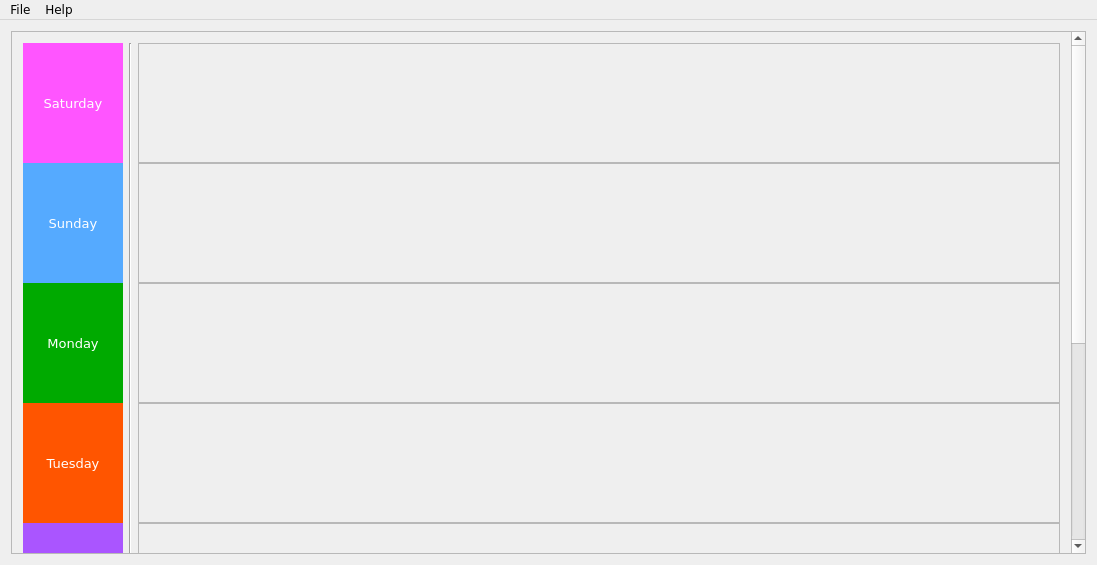
<?xml version="1.0" encoding="UTF-8"?>
<ui version="4.0">
 <class>MainPage</class>
 <widget class="QMainWindow" name="MainPage">
  <property name="geometry">
   <rect>
    <x>0</x>
    <y>0</y>
    <width>1097</width>
    <height>565</height>
   </rect>
  </property>
  <property name="font">
   <font>
    <family>DejaVu Sans</family>
    <pointsize>9</pointsize>
   </font>
  </property>
  <property name="windowTitle">
   <string>ScheMaker by Mohamad Ravaei</string>
  </property>
  <property name="windowOpacity">
   <double>0.900000000000000</double>
  </property>
  <widget class="QWidget" name="centralWidget">
   <layout class="QHBoxLayout" name="horizontalLayout">
    <item>
     <widget class="QScrollArea" name="scrollArea_2">
      <property name="widgetResizable">
       <bool>true</bool>
      </property>
      <widget class="QWidget" name="scrollAreaWidgetContents_5">
       <property name="geometry">
        <rect>
         <x>0</x>
         <y>0</y>
         <width>1060</width>
         <height>860</height>
        </rect>
       </property>
       <layout class="QHBoxLayout" name="horizontalLayout_9">
        <item>
         <layout class="QVBoxLayout" name="verticalLayout">
          <property name="spacing">
           <number>0</number>
          </property>
          <property name="sizeConstraint">
           <enum>QLayout::SetFixedSize</enum>
          </property>
          <item>
           <widget class="QLabel" name="lbl_saturday">
            <property name="sizePolicy">
             <sizepolicy hsizetype="Preferred" vsizetype="Ignored">
              <horstretch>0</horstretch>
              <verstretch>0</verstretch>
             </sizepolicy>
            </property>
            <property name="minimumSize">
             <size>
              <width>100</width>
              <height>120</height>
             </size>
            </property>
            <property name="maximumSize">
             <size>
              <width>100</width>
              <height>16777215</height>
             </size>
            </property>
            <property name="font">
             <font>
              <family>DejaVu Sans</family>
              <pointsize>10</pointsize>
              <weight>50</weight>
              <italic>false</italic>
              <bold>false</bold>
             </font>
            </property>
            <property name="styleSheet">
             <string notr="true">background-color: rgb(255, 85, 255);
font: 10pt &quot;DejaVu Sans&quot;;
color: rgb(255, 255, 255);</string>
            </property>
            <property name="text">
             <string>Saturday</string>
            </property>
            <property name="alignment">
             <set>Qt::AlignCenter</set>
            </property>
           </widget>
          </item>
          <item>
           <widget class="QLabel" name="label_3">
            <property name="sizePolicy">
             <sizepolicy hsizetype="Preferred" vsizetype="Ignored">
              <horstretch>0</horstretch>
              <verstretch>0</verstretch>
             </sizepolicy>
            </property>
            <property name="minimumSize">
             <size>
              <width>100</width>
              <height>120</height>
             </size>
            </property>
            <property name="maximumSize">
             <size>
              <width>100</width>
              <height>16777215</height>
             </size>
            </property>
            <property name="font">
             <font>
              <family>DejaVu Sans</family>
              <pointsize>10</pointsize>
              <weight>50</weight>
              <italic>false</italic>
              <bold>false</bold>
             </font>
            </property>
            <property name="styleSheet">
             <string notr="true">background-color: rgb(85, 170, 255);
color: rgb(255, 255, 255);
</string>
            </property>
            <property name="text">
             <string>Sunday</string>
            </property>
            <property name="alignment">
             <set>Qt::AlignCenter</set>
            </property>
           </widget>
          </item>
          <item>
           <widget class="QLabel" name="label_4">
            <property name="sizePolicy">
             <sizepolicy hsizetype="Preferred" vsizetype="Ignored">
              <horstretch>0</horstretch>
              <verstretch>0</verstretch>
             </sizepolicy>
            </property>
            <property name="minimumSize">
             <size>
              <width>100</width>
              <height>120</height>
             </size>
            </property>
            <property name="maximumSize">
             <size>
              <width>100</width>
              <height>16777215</height>
             </size>
            </property>
            <property name="font">
             <font>
              <family>DejaVu Sans</family>
              <pointsize>10</pointsize>
             </font>
            </property>
            <property name="styleSheet">
             <string notr="true">background-color: rgb(0, 170, 0);
color: rgb(255, 255, 255);</string>
            </property>
            <property name="text">
             <string>Monday</string>
            </property>
            <property name="alignment">
             <set>Qt::AlignCenter</set>
            </property>
           </widget>
          </item>
          <item>
           <widget class="QLabel" name="label_5">
            <property name="sizePolicy">
             <sizepolicy hsizetype="Preferred" vsizetype="Ignored">
              <horstretch>0</horstretch>
              <verstretch>0</verstretch>
             </sizepolicy>
            </property>
            <property name="minimumSize">
             <size>
              <width>100</width>
              <height>120</height>
             </size>
            </property>
            <property name="maximumSize">
             <size>
              <width>100</width>
              <height>16777215</height>
             </size>
            </property>
            <property name="font">
             <font>
              <family>DejaVu Sans</family>
              <pointsize>10</pointsize>
             </font>
            </property>
            <property name="styleSheet">
             <string notr="true">background-color: rgb(255, 85, 0);
color: rgb(255, 255, 255);</string>
            </property>
            <property name="text">
             <string>Tuesday</string>
            </property>
            <property name="alignment">
             <set>Qt::AlignCenter</set>
            </property>
           </widget>
          </item>
          <item>
           <widget class="QLabel" name="label_6">
            <property name="sizePolicy">
             <sizepolicy hsizetype="Preferred" vsizetype="Ignored">
              <horstretch>0</horstretch>
              <verstretch>0</verstretch>
             </sizepolicy>
            </property>
            <property name="minimumSize">
             <size>
              <width>100</width>
              <height>120</height>
             </size>
            </property>
            <property name="maximumSize">
             <size>
              <width>100</width>
              <height>16777215</height>
             </size>
            </property>
            <property name="font">
             <font>
              <family>DejaVu Sans</family>
              <pointsize>10</pointsize>
             </font>
            </property>
            <property name="styleSheet">
             <string notr="true">background-color: rgb(170, 85, 255);
color: rgb(255, 255, 255);</string>
            </property>
            <property name="text">
             <string>Wednesday</string>
            </property>
            <property name="alignment">
             <set>Qt::AlignCenter</set>
            </property>
           </widget>
          </item>
          <item>
           <widget class="QLabel" name="label_7">
            <property name="sizePolicy">
             <sizepolicy hsizetype="Preferred" vsizetype="Ignored">
              <horstretch>0</horstretch>
              <verstretch>0</verstretch>
             </sizepolicy>
            </property>
            <property name="minimumSize">
             <size>
              <width>100</width>
              <height>120</height>
             </size>
            </property>
            <property name="maximumSize">
             <size>
              <width>100</width>
              <height>16777215</height>
             </size>
            </property>
            <property name="font">
             <font>
              <family>DejaVu Sans</family>
              <pointsize>10</pointsize>
             </font>
            </property>
            <property name="styleSheet">
             <string notr="true">background-color: rgb(255, 170, 0);
color: rgb(255, 255, 255);</string>
            </property>
            <property name="text">
             <string>Thursday</string>
            </property>
            <property name="alignment">
             <set>Qt::AlignCenter</set>
            </property>
           </widget>
          </item>
          <item>
           <widget class="QLabel" name="label">
            <property name="sizePolicy">
             <sizepolicy hsizetype="Preferred" vsizetype="Ignored">
              <horstretch>0</horstretch>
              <verstretch>0</verstretch>
             </sizepolicy>
            </property>
            <property name="minimumSize">
             <size>
              <width>100</width>
              <height>120</height>
             </size>
            </property>
            <property name="maximumSize">
             <size>
              <width>100</width>
              <height>16777215</height>
             </size>
            </property>
            <property name="font">
             <font>
              <family>DejaVu Sans</family>
              <pointsize>10</pointsize>
              <weight>50</weight>
              <italic>false</italic>
              <bold>false</bold>
             </font>
            </property>
            <property name="styleSheet">
             <string notr="true">color: rgb(255, 255, 255);
background-color: rgb(85, 170, 127);</string>
            </property>
            <property name="text">
             <string>Friday</string>
            </property>
            <property name="alignment">
             <set>Qt::AlignCenter</set>
            </property>
           </widget>
          </item>
         </layout>
        </item>
        <item>
         <widget class="Line" name="line">
          <property name="orientation">
           <enum>Qt::Vertical</enum>
          </property>
         </widget>
        </item>
        <item>
         <layout class="QVBoxLayout" name="verticalLayout_2" stretch="0,0,0,0,0,0,0">
          <property name="spacing">
           <number>0</number>
          </property>
          <property name="topMargin">
           <number>0</number>
          </property>
          <item>
           <widget class="QScrollArea" name="scrollArea0">
            <property name="widgetResizable">
             <bool>true</bool>
            </property>
            <widget class="QWidget" name="scrollAreaWidgetContents_2">
             <property name="geometry">
              <rect>
               <x>0</x>
               <y>0</y>
               <width>921</width>
               <height>118</height>
              </rect>
             </property>
             <layout class="QHBoxLayout" name="horizontalLayout_2">
              <property name="spacing">
               <number>0</number>
              </property>
              <property name="leftMargin">
               <number>0</number>
              </property>
              <property name="topMargin">
               <number>0</number>
              </property>
              <property name="rightMargin">
               <number>0</number>
              </property>
              <property name="bottomMargin">
               <number>0</number>
              </property>
              <item>
               <widget class="QWidget" name="widget0" native="true">
                <layout class="QHBoxLayout" name="horizontalLayout_10">
                 <property name="spacing">
                  <number>0</number>
                 </property>
                 <property name="leftMargin">
                  <number>0</number>
                 </property>
                 <property name="topMargin">
                  <number>0</number>
                 </property>
                 <property name="rightMargin">
                  <number>0</number>
                 </property>
                 <property name="bottomMargin">
                  <number>0</number>
                 </property>
                 <item>
                  <layout class="QHBoxLayout" name="horizontalLayout0">
                   <property name="spacing">
                    <number>0</number>
                   </property>
                  </layout>
                 </item>
                </layout>
               </widget>
              </item>
             </layout>
            </widget>
           </widget>
          </item>
          <item>
           <widget class="QScrollArea" name="scrollArea1_2">
            <property name="widgetResizable">
             <bool>true</bool>
            </property>
            <widget class="QWidget" name="scrollAreaWidgetContents_3">
             <property name="geometry">
              <rect>
               <x>0</x>
               <y>0</y>
               <width>921</width>
               <height>118</height>
              </rect>
             </property>
             <layout class="QHBoxLayout" name="horizontalLayout_3">
              <property name="spacing">
               <number>0</number>
              </property>
              <property name="leftMargin">
               <number>0</number>
              </property>
              <property name="topMargin">
               <number>0</number>
              </property>
              <property name="rightMargin">
               <number>0</number>
              </property>
              <property name="bottomMargin">
               <number>0</number>
              </property>
              <item>
               <widget class="QWidget" name="widget1" native="true">
                <layout class="QHBoxLayout" name="horizontalLayout_12">
                 <property name="spacing">
                  <number>0</number>
                 </property>
                 <property name="leftMargin">
                  <number>0</number>
                 </property>
                 <property name="topMargin">
                  <number>0</number>
                 </property>
                 <property name="rightMargin">
                  <number>0</number>
                 </property>
                 <property name="bottomMargin">
                  <number>0</number>
                 </property>
                 <item>
                  <layout class="QHBoxLayout" name="horizontalLayout1">
                   <property name="spacing">
                    <number>0</number>
                   </property>
                  </layout>
                 </item>
                </layout>
               </widget>
              </item>
             </layout>
            </widget>
           </widget>
          </item>
          <item>
           <widget class="QScrollArea" name="scrollArea3">
            <property name="widgetResizable">
             <bool>true</bool>
            </property>
            <widget class="QWidget" name="scrollAreaWidgetContents_4">
             <property name="geometry">
              <rect>
               <x>0</x>
               <y>0</y>
               <width>921</width>
               <height>118</height>
              </rect>
             </property>
             <layout class="QHBoxLayout" name="horizontalLayout_4">
              <property name="spacing">
               <number>0</number>
              </property>
              <property name="leftMargin">
               <number>0</number>
              </property>
              <property name="topMargin">
               <number>0</number>
              </property>
              <property name="rightMargin">
               <number>0</number>
              </property>
              <property name="bottomMargin">
               <number>0</number>
              </property>
              <item>
               <widget class="QWidget" name="widget2" native="true">
                <layout class="QHBoxLayout" name="horizontalLayout_14">
                 <property name="spacing">
                  <number>0</number>
                 </property>
                 <property name="leftMargin">
                  <number>0</number>
                 </property>
                 <property name="topMargin">
                  <number>0</number>
                 </property>
                 <property name="rightMargin">
                  <number>0</number>
                 </property>
                 <property name="bottomMargin">
                  <number>0</number>
                 </property>
                 <item>
                  <layout class="QHBoxLayout" name="horizontalLayout2">
                   <property name="spacing">
                    <number>0</number>
                   </property>
                  </layout>
                 </item>
                </layout>
               </widget>
              </item>
             </layout>
            </widget>
           </widget>
          </item>
          <item>
           <widget class="QScrollArea" name="scrollArea4">
            <property name="widgetResizable">
             <bool>true</bool>
            </property>
            <widget class="QWidget" name="scrollAreaWidgetContents_7">
             <property name="geometry">
              <rect>
               <x>0</x>
               <y>0</y>
               <width>921</width>
               <height>118</height>
              </rect>
             </property>
             <layout class="QHBoxLayout" name="horizontalLayout_5">
              <property name="spacing">
               <number>0</number>
              </property>
              <property name="leftMargin">
               <number>0</number>
              </property>
              <property name="topMargin">
               <number>0</number>
              </property>
              <property name="rightMargin">
               <number>0</number>
              </property>
              <property name="bottomMargin">
               <number>0</number>
              </property>
              <item>
               <widget class="QWidget" name="widget3" native="true">
                <layout class="QHBoxLayout" name="horizontalLayout_16">
                 <property name="spacing">
                  <number>0</number>
                 </property>
                 <property name="leftMargin">
                  <number>0</number>
                 </property>
                 <property name="topMargin">
                  <number>0</number>
                 </property>
                 <property name="rightMargin">
                  <number>0</number>
                 </property>
                 <property name="bottomMargin">
                  <number>0</number>
                 </property>
                 <item>
                  <layout class="QHBoxLayout" name="horizontalLayout3">
                   <property name="spacing">
                    <number>0</number>
                   </property>
                   <property name="sizeConstraint">
                    <enum>QLayout::SetMinimumSize</enum>
                   </property>
                  </layout>
                 </item>
                </layout>
               </widget>
              </item>
             </layout>
            </widget>
           </widget>
          </item>
          <item>
           <widget class="QScrollArea" name="scrollArea5">
            <property name="widgetResizable">
             <bool>true</bool>
            </property>
            <widget class="QWidget" name="scrollAreaWidgetContents_8">
             <property name="geometry">
              <rect>
               <x>0</x>
               <y>0</y>
               <width>921</width>
               <height>118</height>
              </rect>
             </property>
             <layout class="QHBoxLayout" name="horizontalLayout_6">
              <property name="spacing">
               <number>0</number>
              </property>
              <property name="leftMargin">
               <number>0</number>
              </property>
              <property name="topMargin">
               <number>0</number>
              </property>
              <property name="rightMargin">
               <number>0</number>
              </property>
              <property name="bottomMargin">
               <number>0</number>
              </property>
              <item>
               <widget class="QWidget" name="widget4" native="true">
                <layout class="QHBoxLayout" name="horizontalLayout4_2">
                 <property name="spacing">
                  <number>0</number>
                 </property>
                 <property name="leftMargin">
                  <number>0</number>
                 </property>
                 <property name="topMargin">
                  <number>0</number>
                 </property>
                 <property name="rightMargin">
                  <number>0</number>
                 </property>
                 <property name="bottomMargin">
                  <number>0</number>
                 </property>
                 <item>
                  <layout class="QHBoxLayout" name="horizontalLayout4"/>
                 </item>
                </layout>
               </widget>
              </item>
             </layout>
            </widget>
           </widget>
          </item>
          <item>
           <widget class="QScrollArea" name="scrollArea6">
            <property name="widgetResizable">
             <bool>true</bool>
            </property>
            <widget class="QWidget" name="scrollAreaWidgetContents_9">
             <property name="geometry">
              <rect>
               <x>0</x>
               <y>0</y>
               <width>921</width>
               <height>118</height>
              </rect>
             </property>
             <layout class="QHBoxLayout" name="horizontalLayout_7">
              <property name="spacing">
               <number>0</number>
              </property>
              <property name="leftMargin">
               <number>0</number>
              </property>
              <property name="topMargin">
               <number>0</number>
              </property>
              <property name="rightMargin">
               <number>0</number>
              </property>
              <property name="bottomMargin">
               <number>0</number>
              </property>
              <item>
               <widget class="QWidget" name="widget5" native="true">
                <layout class="QHBoxLayout" name="horizontalLayout_20">
                 <property name="spacing">
                  <number>0</number>
                 </property>
                 <property name="leftMargin">
                  <number>0</number>
                 </property>
                 <property name="topMargin">
                  <number>0</number>
                 </property>
                 <property name="rightMargin">
                  <number>0</number>
                 </property>
                 <property name="bottomMargin">
                  <number>0</number>
                 </property>
                 <item>
                  <layout class="QHBoxLayout" name="horizontalLayout5">
                   <property name="spacing">
                    <number>0</number>
                   </property>
                  </layout>
                 </item>
                </layout>
               </widget>
              </item>
             </layout>
            </widget>
           </widget>
          </item>
          <item>
           <widget class="QScrollArea" name="scrollArea7">
            <property name="widgetResizable">
             <bool>true</bool>
            </property>
            <widget class="QWidget" name="scrollAreaWidgetContents_10">
             <property name="geometry">
              <rect>
               <x>0</x>
               <y>0</y>
               <width>921</width>
               <height>118</height>
              </rect>
             </property>
             <layout class="QHBoxLayout" name="horizontalLayout_8">
              <property name="spacing">
               <number>0</number>
              </property>
              <property name="leftMargin">
               <number>0</number>
              </property>
              <property name="topMargin">
               <number>0</number>
              </property>
              <property name="rightMargin">
               <number>0</number>
              </property>
              <property name="bottomMargin">
               <number>0</number>
              </property>
              <item>
               <widget class="QWidget" name="widget6" native="true">
                <layout class="QHBoxLayout" name="horizontalLayout_22">
                 <property name="spacing">
                  <number>0</number>
                 </property>
                 <property name="leftMargin">
                  <number>0</number>
                 </property>
                 <property name="topMargin">
                  <number>0</number>
                 </property>
                 <property name="rightMargin">
                  <number>0</number>
                 </property>
                 <property name="bottomMargin">
                  <number>0</number>
                 </property>
                 <item>
                  <layout class="QHBoxLayout" name="horizontalLayout6"/>
                 </item>
                </layout>
               </widget>
              </item>
             </layout>
            </widget>
           </widget>
          </item>
         </layout>
        </item>
       </layout>
      </widget>
     </widget>
    </item>
   </layout>
  </widget>
  <widget class="QMenuBar" name="menuBar">
   <property name="geometry">
    <rect>
     <x>0</x>
     <y>0</y>
     <width>1097</width>
     <height>21</height>
    </rect>
   </property>
   <widget class="QMenu" name="menuNew_Feature">
    <property name="title">
     <string>File</string>
    </property>
    <addaction name="actionAdd_New_Feature"/>
    <addaction name="actionEdit"/>
    <addaction name="separator"/>
    <addaction name="actionExit"/>
   </widget>
   <widget class="QMenu" name="menuHelp">
    <property name="title">
     <string>Help</string>
    </property>
    <addaction name="actionHow_Is_It_Working"/>
    <addaction name="actionSend_Message_To_Auther"/>
   </widget>
   <addaction name="menuNew_Feature"/>
   <addaction name="menuHelp"/>
  </widget>
  <action name="actionAdd_New_Feature">
   <property name="checkable">
    <bool>false</bool>
   </property>
   <property name="text">
    <string>Add New Feature</string>
   </property>
  </action>
  <action name="actionEdit">
   <property name="checkable">
    <bool>true</bool>
   </property>
   <property name="text">
    <string>Edit Features</string>
   </property>
  </action>
  <action name="actionQuit">
   <property name="text">
    <string>Quit</string>
   </property>
  </action>
  <action name="actionExit">
   <property name="text">
    <string>Exit</string>
   </property>
  </action>
  <action name="actionHow_Is_It_Working">
   <property name="text">
    <string>How Is It Working?</string>
   </property>
  </action>
  <action name="actionGo_To_The_Auther">
   <property name="text">
    <string>Go To The Auther</string>
   </property>
  </action>
  <action name="actionSend_Message_To_Auther">
   <property name="text">
    <string>About</string>
   </property>
  </action>
  <action name="action10">
   <property name="checkable">
    <bool>true</bool>
   </property>
   <property name="text">
    <string>10%</string>
   </property>
  </action>
  <action name="action30">
   <property name="text">
    <string>30%</string>
   </property>
  </action>
  <action name="action50">
   <property name="text">
    <string>50%</string>
   </property>
  </action>
  <action name="action80">
   <property name="text">
    <string>80%</string>
   </property>
  </action>
  <action name="action100">
   <property name="text">
    <string>100%</string>
   </property>
  </action>
 </widget>
 <layoutdefault spacing="6" margin="11"/>
 <resources/>
 <connections/>
</ui>
